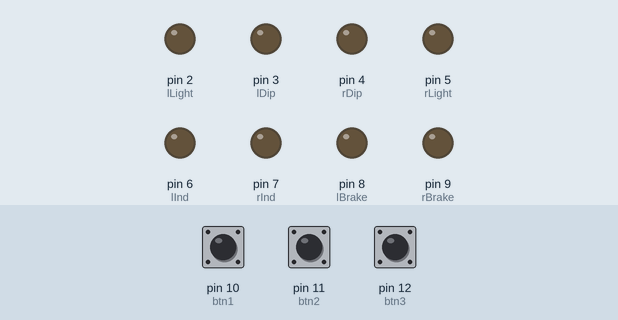
Simulated run of this sketch. Board: Arduino Uno, built with avr-gcc and run on an emulated ATmega328P. Parts: output pins drawn as LEDs (lit = HIGH). The inputs (shaded band) are chosen by the test bench; at power-on: pin 10 (btn1) LOW, pin 11 (btn2) LOW, pin 12 (btn3) LOW.

Above: at 2.2 s.
2.3 s: pin 10 (btn1) pulled HIGH for 0.15 s
At 2.4 s:
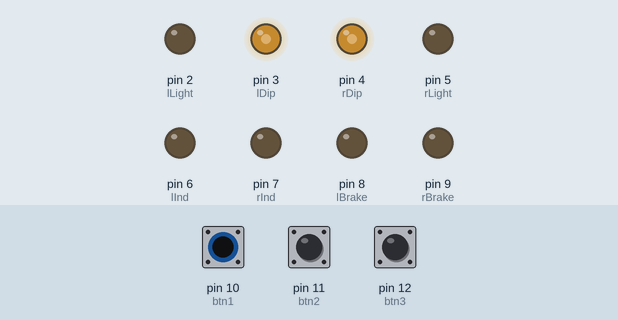
4.0 s: pin 10 (btn1) pulled HIGH for 1 s
At 5.9 s:
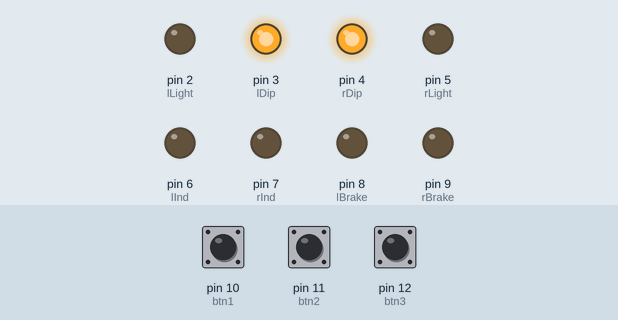
6.5 s: pin 11 (btn2) pulled HIGH for 0.15 s
At 6.6 s:
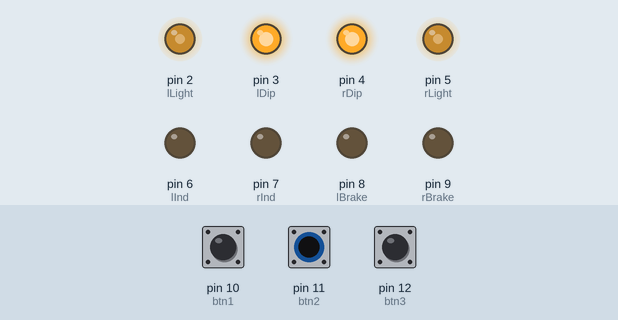
8.2 s: pin 11 (btn2) pulled HIGH for 1 s
At 10.3 s:
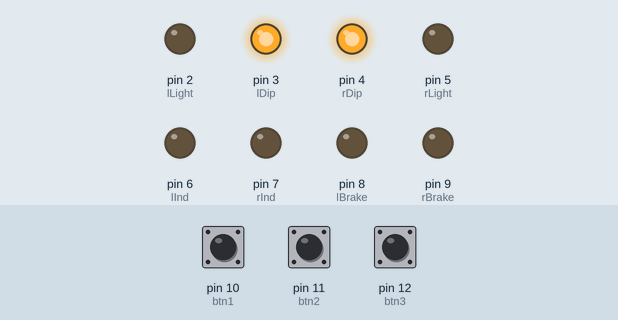
10.7 s: pin 10 (btn1) pulled HIGH for 0.15 s
At 11.3 s:
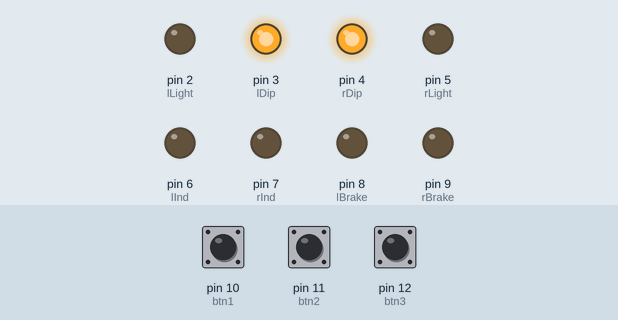
12.4 s: pin 11 (btn2) pulled HIGH for 0.15 s
At 13.8 s:
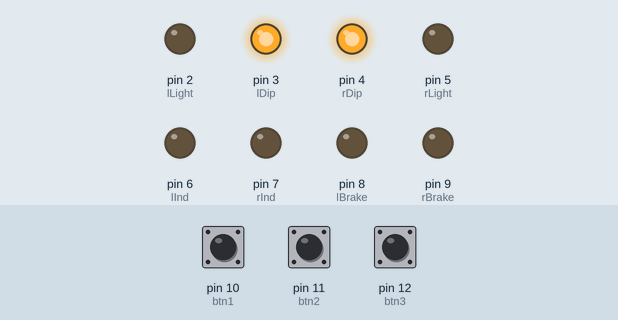
Timing chart, 0 to 15.0 s (numbered marks = the images above; inputs shaded):
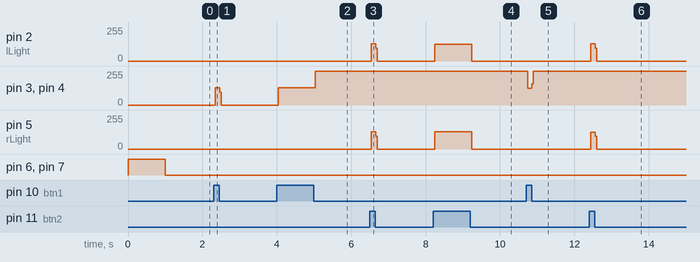

The sketch:

BasicCar.ino
```cpp
// Basic Car Functionality Program

// Define pins
const int lDip = 3; //Left & right dipped beam
const int rDip = 4;
const int lLight = 2; //Left & right full beam
const int rLight = 5;
const int lInd = 6; //Left indicator light
const int rInd = 7; //Right indicator light
const int lBrake = 8; //Left & right brake light
const int rBrake = 9;
const int btn1 = 10; //Button 1 - for dipped beam on
const int btn2 = 11; //Button 2 - for full beam on
const int btn3 = 12; //Button 3 - for left indicator
const int btn4 = 13; //Button 4 - for right indicator
const int btn5 = 14; //Button 5 - for brake lights
const int btn6 = 15; //Button 6

// Define variables
int indFlashInterval = 2000; //Time for static activation of indicator
boolean lIndOn = false;
boolean rIndOn = false;
boolean dipOn = false;
boolean lightOn = false;
int setupLightInterval = 1000; //Time for lights on at setup

// Board setup loop
void setup() {
  // Setup digital I/O
  pinMode(lDip, OUTPUT);
  pinMode(rDip, OUTPUT);
  pinMode(lLight, OUTPUT);
  pinMode(rLight, OUTPUT);
  pinMode(lInd, OUTPUT);
  pinMode(rInd, OUTPUT);
  pinMode(lBrake, OUTPUT);
  pinMode(rBrake, OUTPUT);
  pinMode(btn1, INPUT);
  pinMode(btn2, INPUT);
  pinMode(btn3, INPUT);
  pinMode(btn4, INPUT);
  //pinMode(btn5, INPUT);

  digitalWrite(lInd, HIGH);
  digitalWrite(rInd, HIGH);
  delay(setupLightInterval);
  digitalWrite(lInd, LOW);
  digitalWrite(rInd, LOW);
}

// Main board loop
void loop() {
  if (digitalRead(btn1) == HIGH) { //Dipped beam on
    if (dipOn == true) {
      digitalWrite(lDip, LOW);
      digitalWrite(rDip, LOW);
      dipOn = false;
    } else {
      digitalWrite(lDip, HIGH);
      digitalWrite(rDip, HIGH);
      dipOn = true;
    }
  }
  if (digitalRead(btn2) == HIGH) {
    if (dipOn == true) {
      //Can have full beam activated
      if (lightOn == true) {
        digitalWrite(lLight, LOW);
        digitalWrite(rLight, LOW);
        lightOn = false;
      } else {
        digitalWrite(lLight, HIGH);
        digitalWrite(rLight, HIGH);
        lightOn = true;
      }
    } //else {
    //  digitalWrite(lLight, HIGH);
      //digitalWrite(rLight, HIGH);
      //delay(indFlashInterval);
      //digitalWrite(lLight, LOW);
      //digitalWrite(rLight, LOW);
    //}
  }
  if (lIndOn == true) {
    //Indicator is on
  }
  if (digitalRead(btn3) == HIGH) {
    // Left indicator triggered

  }

}
```

Measured:
- after the input at 2.3 s, pin 3 (lDip), pin 4 (rDip): 0/255 → 128/255 at once, → 0/255 0.12 s later
- after the input at 4.0 s, pin 3 (lDip), pin 4 (rDip): 0/255 → 128/255 at once, → 255/255 1.0 s later
- after the input at 6.5 s, pin 2 (lLight), pin 5 (rLight): 0/255 → 129/255 at once, → 0/255 0.12 s later
- after the input at 8.2 s, pin 2 (lLight): 0/255 → 126/255 at once, → 0/255 1.0 s later; pin 5 (rLight): 0/255 → 129/255 at once, → 0/255 1.0 s later
- after the input at 10.7 s, pin 3 (lDip), pin 4 (rDip): 255/255 → 127/255 at once, → 255/255 0.12 s later
- after the input at 12.4 s, pin 2 (lLight): 0/255 → 129/255 at once, → 0/255 0.12 s later; pin 5 (rLight): 0/255 → 126/255 at once, → 0/255 0.12 s later
